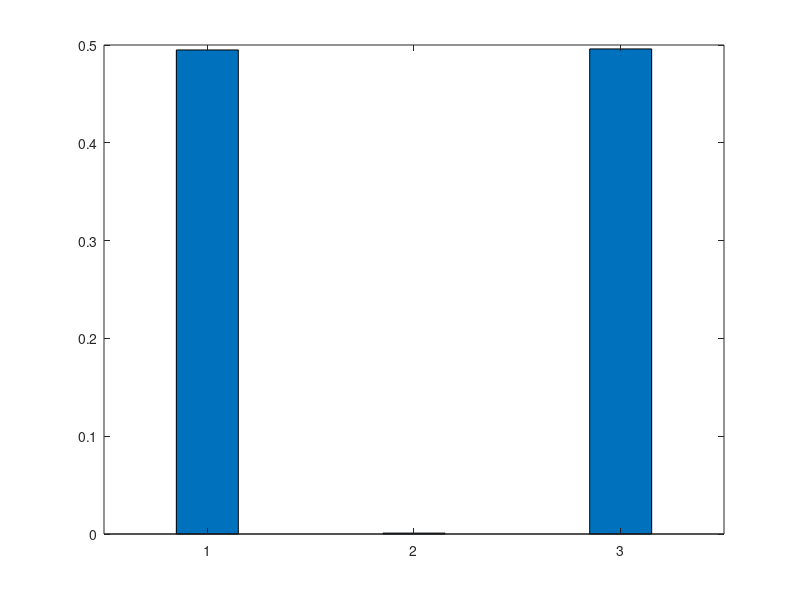

This chart was generated by the following MATLAB code: (Note: this script raises an error after producing the figure.)
clc; 
clear; 
close all;
addpath(genpath(pwd)); 
rng(1993); % For repeatable results

BER_ConcurScatter_TGn_and_noise = [0.484162052117264,0.516014657980456,0.487793159609121];
BER_ConcurScatter_noise = [0.00108550488599349,0.000649022801302932,0.00101628664495114];
BER_ConcurScatter_channel = [0.502822475570033,0.487686482084691,0.494304560260586];


%% BER
BER_ConcurScatter_TGn_noise = mean(BER_ConcurScatter_TGn_and_noise);
BER_ConcurScatter_only_noise = mean(BER_ConcurScatter_noise);
BER_ConcurScatter_channel_noise = mean(BER_ConcurScatter_channel);

%% plot
vals_BER = [BER_ConcurScatter_channel_noise;BER_ConcurScatter_only_noise;BER_ConcurScatter_TGn_noise;];

colors = {[69,123,157]/255,[132,165,157]/255,[246,189,96]/255,[229,152,155]/255,[202,55,83]/255,[247,237,226]/255,[128,128,128]/255};
lineStyles = {'-','--','-.',':'};
lineMarker = {'*','h','o','+','x'};
markersize = 8;
linewidth = 2;


x =1:1:3;
%%%** plot BER **%%%
figure(1)
set(gcf,'unit','centimeters','position',[3 5 16 6]); 
b1 = bar(x,vals_BER,0.3);
b1(1).FaceColor = [132/255 165/255 157/255];
ax1 = gca;
ax1.FontSize = 12;
ax1.FontName = 'Times New Roman';
ax1.YLim = [5e-4 1e0];
ax1.YTick = [1e-4,1e-3,1e-2, 1e-1, 1e0];
ax1.YScale = 'log';
ax1.XTickLabel = {'model 1','model 2','model 3'};
grid on
ylabel('BER','FontSize',14,'FontName','Times New Roman');
xlabel('Channel model','FontSize',14,'FontName','Times New Roman');